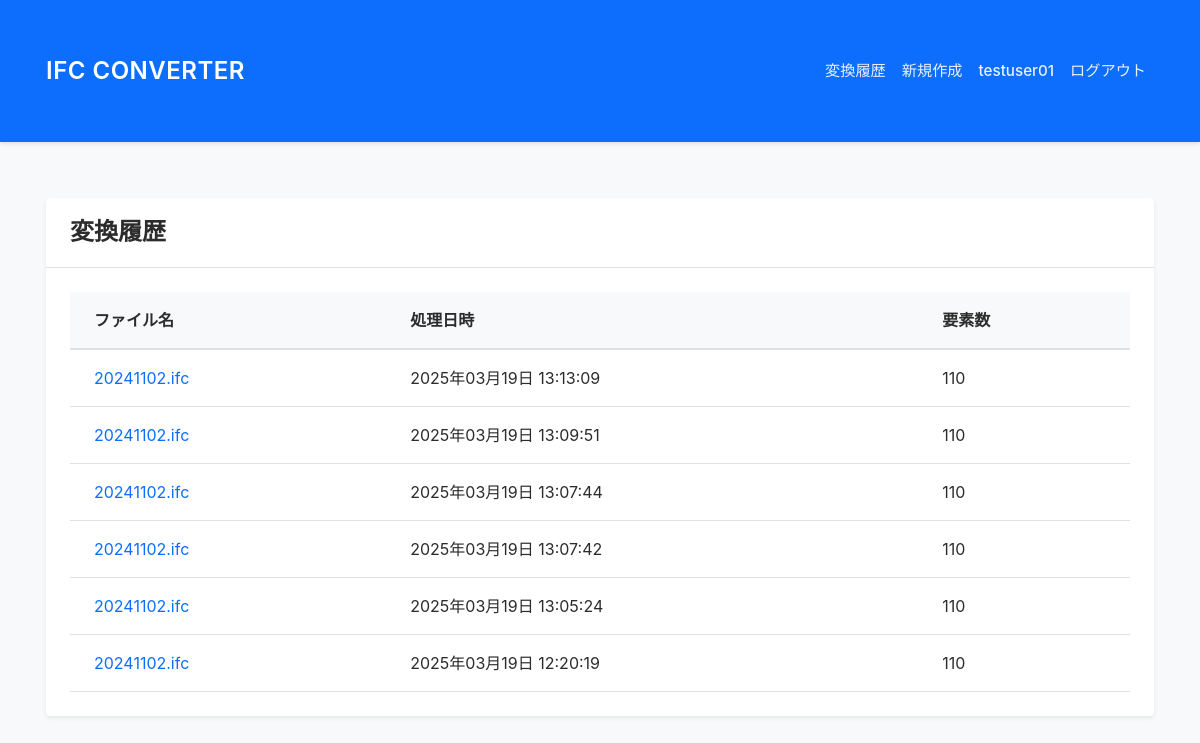
The app's page /history (signed in), older data.
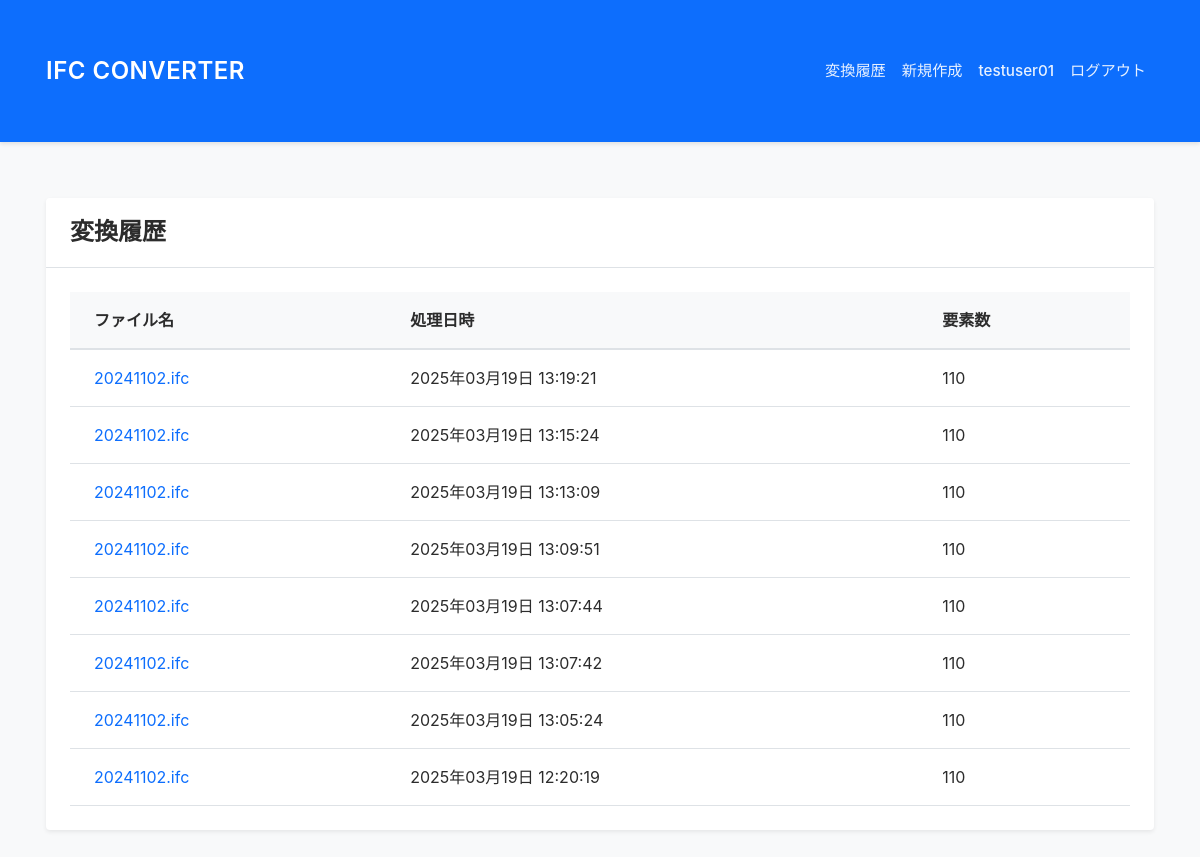
The same page, newer data.
### models.py (models this page shows, shortened)
class User(UserMixin, db.Model):
    id = db.Column(db.Integer, primary_key=True)
    username = db.Column(db.String(64), unique=True, nullable=False)
    email = db.Column(db.String(120), unique=True, nullable=False)
    password_hash = db.Column(db.String(256))

class UploadHistory(db.Model):
    id = db.Column(db.Integer, primary_key=True)
    filename = db.Column(db.String(255), nullable=False)
    processed_date = db.Column(db.DateTime, nullable=False, default=datetime.utcnow)
    element_count = db.Column(db.Integer, nullable=False)
    user_id = db.Column(db.Integer, db.ForeignKey('user.id'), nullable=False)
    processed_data = db.Column(db.Text, nullable=True)

### app.py (the view)
@app.route("/history")
@login_required
def history():
    uploads = UploadHistory.query.filter_by(user_id=current_user.id).order_by(UploadHistory.processed_date.desc()).all()
    return render_template("history.html", uploads=uploads)

### app.py (called while the page is built)
@login_manager.user_loader
def load_user(id):
    logger.debug(f"Loading user with ID: {id}")
    user = User.query.get(int(id))
    logger.debug(f"User found: {user is not None}")
    return user

### templates/ifc/history.html
{% extends "base.html" %}
{% block content %}
<div class="card">
    <div class="card-header">
        <h4 class="mb-0">変換履歴</h4>
    </div>
    <div class="card-body">
        {% if uploads %}
        <div class="table-responsive">
            <table class="table table-hover">
                <thead>
                    <tr>
                        <th>ファイル名</th>
                        <th>処理日時</th>
                        <th>要素数</th>
                    </tr>
                </thead>
                <tbody>
                    {% for upload in uploads %}
                    <tr>
                        <td>
                            <a href="{{ url_for('ifc.preview', upload_id=upload.id) }}" class="text-decoration-none">
                                {{ upload.filename }}
                            </a>
                        </td>
                        <td>{{ upload.processed_date.strftime('%Y年%m月%d日 %H:%M:%S') }}</td>
                        <td>{{ upload.element_count }}</td>
                    </tr>
                    {% endfor %}
                </tbody>
            </table>
        </div>
        {% else %}
        <div class="alert alert-info">
            まだファイルが処理されていません。
        </div>
        {% endif %}
    </div>
</div>
{% endblock %}

### templates/base.html (shortened to what this page needs)
<!DOCTYPE html>
<html lang="ja">
<head>
    <link href="https://cdn.jsdelivr.net/npm/bootstrap@5.3.0/dist/css/bootstrap.min.css" rel="stylesheet">
    <link href="{{ url_for('static', filename='css/style.css') }}" rel="stylesheet">
</head>
<body>
    <nav class="navbar navbar-expand navbar-dark bg-primary">
        <div class="container">
            <a class="navbar-brand" href="{{ url_for('ifc.index') }}">IFC CONVERTER</a>
            <div class="navbar-nav">
                {% if current_user.is_authenticated %}
                    <a class="nav-link" href="{{ url_for('ifc.history') }}">変換履歴</a>
                    <a class="nav-link" href="{{ url_for('ifc.index') }}">新規作成</a>
                    <span class="nav-link">{{ current_user.username }}</span>
                    <a class="nav-link" href="{{ url_for('auth.logout') }}">ログアウト</a>
                {% else %}
                    <a class="nav-link" href="{{ url_for('auth.login') }}">ログイン</a>
                    <a class="nav-link" href="{{ url_for('auth.register') }}">新規登録</a>
                {% endif %}
            </div>
        </div>
    </nav>
    <div class="container mt-4">
        {% block content %}{% endblock %}
    </div>
</body>
</html>

### static/css/style.css (style rules this page uses)
:root { --tekla-blue: #0d6efd; --tekla-light-blue: #E8F3FF; --tekla-gray: #F7F9FA; --tekla-text: #2C2C2C; --tekla-border: #E5E9EB; }
body { min-height: 100vh; display: flex; flex-direction: column; background-color: #f8f9fa; color: var(--tekla-text); font-family: -apple-system, BlinkMacSystemFont, "Segoe UI", Roboto, "Helvetica Neue", Arial, sans-serif; }
.navbar { box-shadow: 0 2px 4px rgba(0,0,0,.1); padding: 1rem 0; }
.navbar-brand { font-size: 1.5rem; font-weight: 600; letter-spacing: 0.5px; color: white !important; }
.navbar .nav-link { color: rgba(255, 255, 255, 0.9) !important; font-weight: 500; padding: 0.5rem 1rem; font-size: 0.95rem; transition: color 0.2s ease; }
.container { padding: 2rem 1rem; }
.card { background: white; border: none; border-radius: .25rem; box-shadow: 0 0.125rem 0.25rem rgba(0,0,0,.075); margin-bottom: 1.5rem; transition: box-shadow 0.2s ease; }
.card-header { background-color: white; border-bottom: 1px solid #dee2e6; padding: 1.25rem 1.5rem; }
.card-header h4 { font-weight: 600; color: var(--tekla-text); margin: 0; }
.card-body { padding: 1.5rem; }
.table { margin-bottom: 0; background: white; }
.table thead { position: sticky; top: 0; z-index: 2; background-color: #f8f9fa; }
.table thead th { background-color: #f8f9fa; color: var(--tekla-text); font-weight: 600; padding: 1rem 1.5rem; border-bottom: 2px solid #dee2e6; position: sticky; top: 0; z-index: 2; box-shadow: 0 1px 2px rgba(0, 0, 0, 0.05); }
.table tbody td { padding: 1rem 1.5rem; color: var(--tekla-text); border-top: 1px solid var(--tekla-border); background: white; }

Row changes from the older to the newer data that the page shows:
added UploadHistory: filename "20241102.ifc", processed_date "2025年03月19日 13:19:21", element_count "110"
added UploadHistory: filename "20241102.ifc", processed_date "2025年03月19日 13:15:24", element_count "110"
